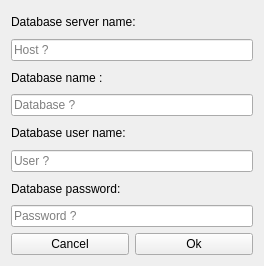
<?xml version="1.0" encoding="UTF-8"?>
<ui version="4.0">
 <class>DBConnectConfigWindow</class>
 <widget class="QWidget" name="DBConnectConfigWindow">
  <property name="geometry">
   <rect>
    <x>0</x>
    <y>0</y>
    <width>264</width>
    <height>266</height>
   </rect>
  </property>
  <property name="windowTitle">
   <string>Database connection configuration</string>
  </property>
  <layout class="QGridLayout" name="gridLayout">
   <item row="0" column="0" colspan="2">
    <widget class="QLabel" name="label">
     <property name="text">
      <string>Database server name:</string>
     </property>
    </widget>
   </item>
   <item row="1" column="0" colspan="2">
    <widget class="QLineEdit" name="lineEdit">
     <property name="placeholderText">
      <string>Host ?</string>
     </property>
    </widget>
   </item>
   <item row="2" column="0" colspan="2">
    <widget class="QLabel" name="label_2">
     <property name="text">
      <string>Database name :</string>
     </property>
    </widget>
   </item>
   <item row="3" column="0" colspan="2">
    <widget class="QLineEdit" name="lineEdit_2">
     <property name="placeholderText">
      <string>Database ?</string>
     </property>
    </widget>
   </item>
   <item row="4" column="0" colspan="2">
    <widget class="QLabel" name="label_3">
     <property name="text">
      <string>Database user name:</string>
     </property>
    </widget>
   </item>
   <item row="5" column="0" colspan="2">
    <widget class="QLineEdit" name="lineEdit_3">
     <property name="placeholderText">
      <string>User ?</string>
     </property>
    </widget>
   </item>
   <item row="6" column="0" colspan="2">
    <widget class="QLabel" name="label_4">
     <property name="text">
      <string>Database password:</string>
     </property>
    </widget>
   </item>
   <item row="7" column="0" colspan="2">
    <widget class="QLineEdit" name="lineEdit_4">
     <property name="echoMode">
      <enum>QLineEdit::Password</enum>
     </property>
     <property name="readOnly">
      <bool>false</bool>
     </property>
     <property name="placeholderText">
      <string>Password ?</string>
     </property>
     <property name="clearButtonEnabled">
      <bool>false</bool>
     </property>
    </widget>
   </item>
   <item row="8" column="0">
    <widget class="QPushButton" name="pushButton">
     <property name="text">
      <string>Cancel</string>
     </property>
    </widget>
   </item>
   <item row="8" column="1">
    <widget class="QPushButton" name="pushButton_2">
     <property name="text">
      <string>Ok</string>
     </property>
    </widget>
   </item>
  </layout>
 </widget>
 <resources/>
 <connections/>
</ui>
